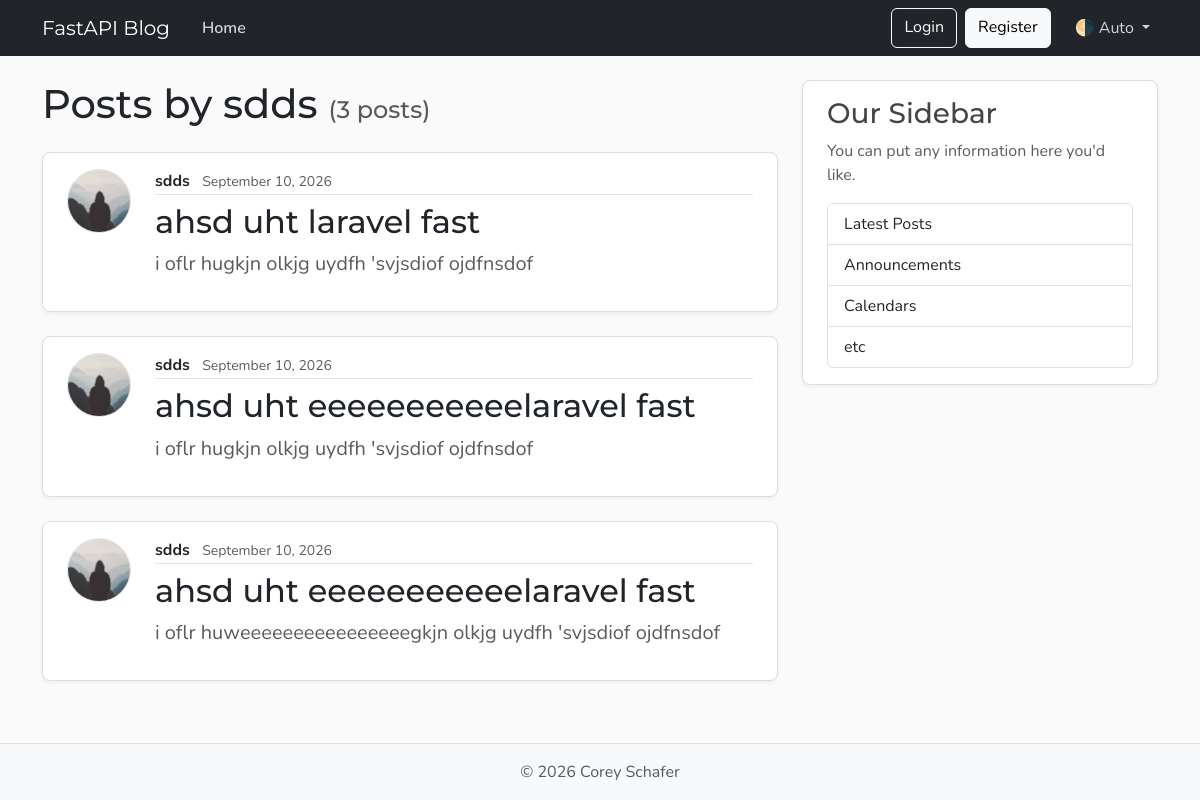
/users/2/posts/page, run on an earlier commit of the app's database.
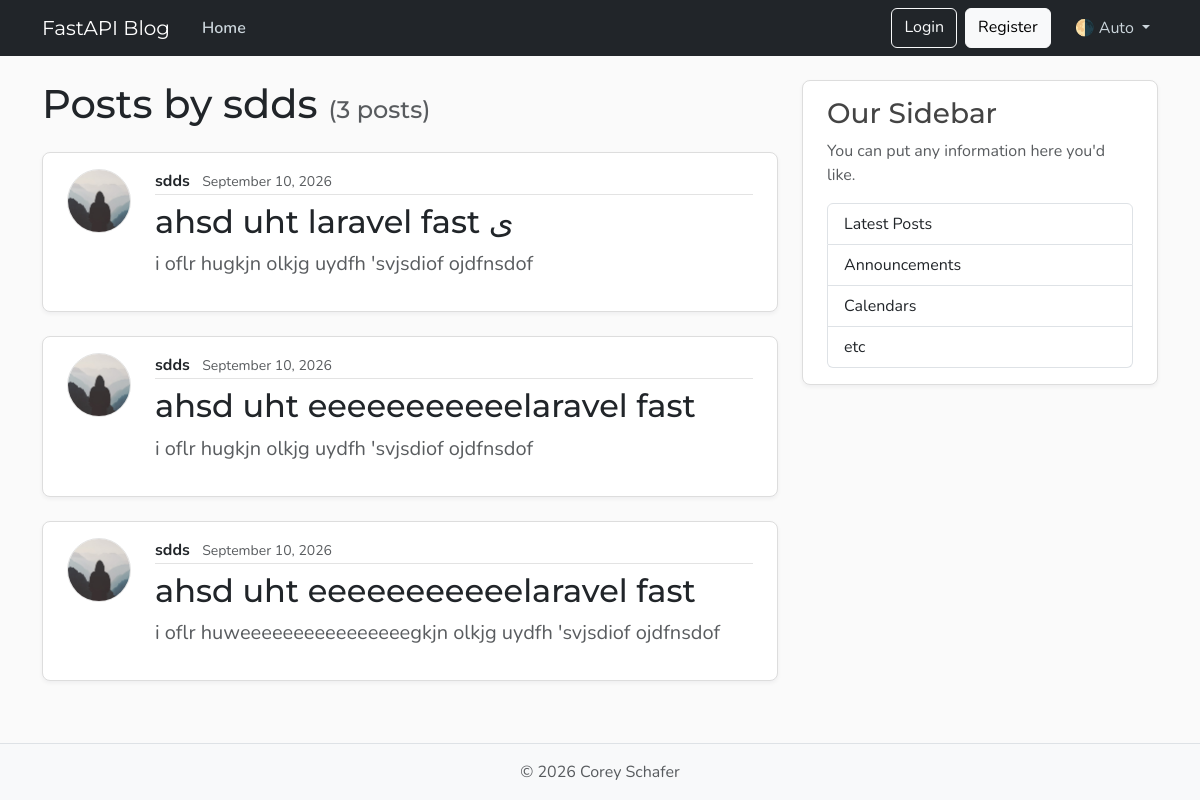
And on a later commit of the database.
### schemas/model.py (models this page shows)
class Post(Base):
    __tablename__ = "posts"
    id: Mapped[int] = mapped_column(Integer, primary_key=True, index=True)
    title: Mapped[str] = mapped_column(String(100), nullable=False)
    content: Mapped[str] = mapped_column(Text, nullable=False)
    user_id: Mapped[int] = mapped_column(ForeignKey("users.id"), nullable=False, index=True)
    date_posted: Mapped[datetime] = mapped_column(
        DateTime(timezone=True),
        default=lambda: datetime.now(timezone.utc),
    )
    author: Mapped[User] = relationship("User", back_populates="posts")

### main.py (the view)
@app.get("/users/{user_id}/posts/page", include_in_schema=False, name="user_posts")
async def user_posts_page(request: Request, user_id: int, db: Annotated[AsyncSession, Depends(get_db)]):
    result = await db.execute(select(schemas.model.User).where(schemas.model.User.id == user_id))
    user = result.scalars().first()
    if not user:
        raise HTTPException(status_code=status.HTTP_404_NOT_FOUND, detail="User not found")
    result = await db.execute(
        select(schemas.model.Post)
        .where(schemas.model.Post.user_id == user_id)
        .options(selectinload(schemas.model.Post.author))
    )
    posts = result.scalars().all()
    return templates.TemplateResponse(
        request,
        "user_posts.html",
        {"posts": posts, "user": user, "title": f"{user.username}'s Posts"},
    )

### templates/user_posts.html
{% extends "layout.html" %}
{% block content %}
    <h1 class="mb-4 text-body">
        Posts by {{ user.username }}
        <small class="text-body-secondary fs-4">({{ posts|length }} posts)</small>
    </h1>
    {% for post in posts %}
        <article class="content-section py-3 px-4 mb-4">
            <div class="d-flex align-items-start gap-4">
                <img class="rounded-circle article-img flex-shrink-0"
                     src="{{ user.image_path }}"
                     alt="{{ user.username }}'s profile picture"
                     width="64"
                     height="64"
                     loading="lazy">
                <div class="flex-grow-1">
                    <div class="article-metadata mb-2">
                        <span class="me-2 fw-bold text-body">
                            {{ user.username }}
                        </span>
                        <small class="text-body-secondary">{{ post.date_posted.strftime("%B %d, %Y") }}</small>
                    </div>
                    <h2>
                        <a class="article-title text-decoration-none text-body" href="{{ url_for('post_page', post_id=post.id) }}">
                            {{ post.title }}
                        </a>
                    </h2>
                    <p class="article-content text-body-secondary mt-2">{{ post.content }}</p>
                </div>
            </div>
        </article>
    {% else %}
        <div class="alert alert-info" role="alert">
            This user hasn't posted anything yet.
        </div>
    {% endfor %}
{% endblock content %}

What changed in the data, as far as the page shows it:
changed Post: title "ahsd uht laravel fast" → "ahsd uht laravel fast ى"
